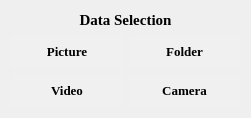
   <widget class="QWidget" name="layoutWidget">
    <property name="geometry">
     <rect>
      <x>11</x>
      <y>42</y>
      <width>251</width>
      <height>118</height>
     </rect>
    </property>
    <layout class="QVBoxLayout" name="verticalLayout_2">
     <item>
      <widget class="QPushButton" name="pushButton_17">
       <property name="font">
        <font>
         <family>Times New Roman</family>
         <pointsize>11</pointsize>
         <weight>75</weight>
         <italic>false</italic>
         <bold>true</bold>
        </font>
       </property>
       <property name="styleSheet">
        <string notr="true">border:none</string>
       </property>
       <property name="text">
        <string>Data Selection</string>
       </property>
       <property name="autoDefault">
        <bool>true</bool>
       </property>
      </widget>
     </item>
     <item>
      <layout class="QHBoxLayout" name="horizontalLayout_17">
       <item>
        <widget class="QToolButton" name="select_images">
         <property name="sizePolicy">
          <sizepolicy hsizetype="Preferred" vsizetype="Preferred">
           <horstretch>0</horstretch>
           <verstretch>0</verstretch>
          </sizepolicy>
         </property>
         <property name="font">
          <font>
           <family>Times New Roman</family>
           <pointsize>10</pointsize>
           <weight>75</weight>
           <bold>true</bold>
          </font>
         </property>
         <property name="styleSheet">
          <string notr="true">background-color: rgb(240, 240, 240);
text-align: center;</string>
         </property>
         <property name="text">
          <string>Picture</string>
         </property>
         <property name="icon">
          <iconset>
           <normaloff>icons/img.png</normaloff>icons/img.png</iconset>
         </property>
         <property name="iconSize">
          <size>
           <width>30</width>
           <height>30</height>
          </size>
         </property>
         <property name="toolButtonStyle">
          <enum>Qt::ToolButtonTextBesideIcon</enum>
         </property>
         <property name="autoRaise">
          <bool>true</bool>
         </property>
        </widget>
       </item>
       <item>
        <widget class="QToolButton" name="batch_detection">
         <property name="sizePolicy">
          <sizepolicy hsizetype="Preferred" vsizetype="Preferred">
           <horstretch>0</horstretch>
           <verstretch>0</verstretch>
          </sizepolicy>
         </property>
         <property name="font">
          <font>
           <family>Times New Roman</family>
           <pointsize>10</pointsize>
           <weight>75</weight>
           <bold>true</bold>
          </font>
         </property>
         <property name="styleSheet">
          <string notr="true">background-color: rgb(240, 240, 240);
</string>
         </property>
         <property name="text">
          <string>Folder</string>
         </property>
         <property name="icon">
          <iconset>
           <normaloff>icons/folder.png</normaloff>icons/folder.png</iconset>
         </property>
         <property name="iconSize">
          <size>
           <width>30</width>
           <height>30</height>
          </size>
         </property>
         <property name="toolButtonStyle">
          <enum>Qt::ToolButtonTextBesideIcon</enum>
         </property>
         <property name="autoRaise">
          <bool>true</bool>
         </property>
        </widget>
       </item>
      </layout>
     </item>
     <item>
      <layout class="QHBoxLayout" name="horizontalLayout_21">
       <item>
        <widget class="QToolButton" name="select_videos">
         <property name="sizePolicy">
          <sizepolicy hsizetype="Preferred" vsizetype="Preferred">
           <horstretch>0</horstretch>
           <verstretch>0</verstretch>
          </sizepolicy>
         </property>
         <property name="font">
          <font>
           <family>Times New Roman</family>
           <pointsize>10</pointsize>
           <weight>75</weight>
           <bold>true</bold>
          </font>
         </property>
         <property name="styleSheet">
          <string notr="true">background-color: rgb(240, 240, 240);
</string>
         </property>
         <property name="text">
          <string>Video</string>
         </property>
         <property name="icon">
          <iconset>
           <normaloff>icons/video.png</normaloff>icons/video.png</iconset>
         </property>
         <property name="iconSize">
          <size>
           <width>30</width>
           <height>30</height>
          </size>
         </property>
         <property name="toolButtonStyle">
          <enum>Qt::ToolButtonTextBesideIcon</enum>
         </property>
         <property name="autoRaise">
          <bool>true</bool>
         </property>
        </widget>
       </item>
       <item>
        <widget class="QToolButton" name="open_camera">
         <property name="sizePolicy">
          <sizepolicy hsizetype="Preferred" vsizetype="Preferred">
           <horstretch>0</horstretch>
           <verstretch>0</verstretch>
          </sizepolicy>
         </property>
         <property name="font">
          <font>
           <family>Times New Roman</family>
           <pointsize>10</pointsize>
           <weight>75</weight>
           <bold>true</bold>
          </font>
         </property>
         <property name="styleSheet">
          <string notr="true">background-color: rgb(240, 240, 240);
</string>
         </property>
         <property name="text">
          <string>Camera</string>
         </property>
         <property name="icon">
          <iconset>
           <normaloff>icons/camera.png</normaloff>icons/camera.png</iconset>
         </property>
         <property name="iconSize">
          <size>
           <width>30</width>
           <height>30</height>
          </size>
         </property>
         <property name="toolButtonStyle">
          <enum>Qt::ToolButtonTextBesideIcon</enum>
         </property>
         <property name="autoRaise">
          <bool>true</bool>
         </property>
        </widget>
       </item>
      </layout>
     </item>
    </layout>
   </widget>
